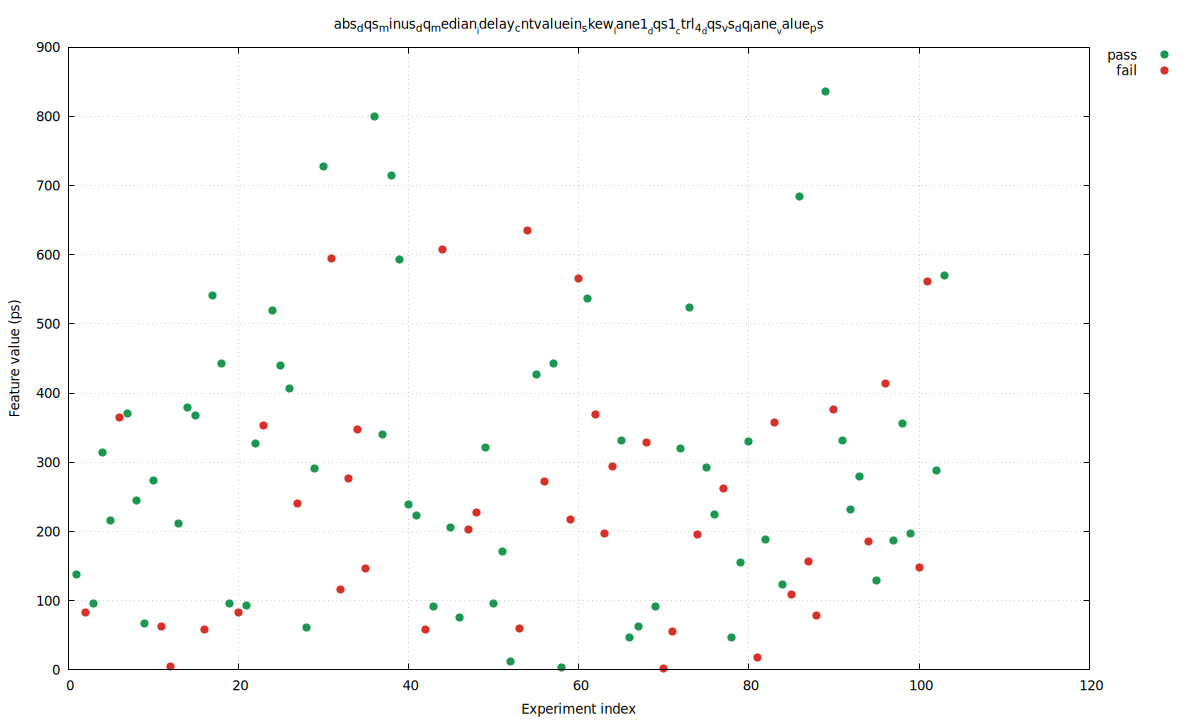

gnuplot code for this plot:
set terminal pngcairo size 1200,720 enhanced font 'DejaVu Sans,10'
set output 'baseline_seed_1_30_skew_abs_dqs_minus_dq_median_idelay_cntvaluein_skew_lane1_dqs1_ctrl_4_dqs_vs_dq_lane_value_.png'
set datafile separator comma
set key outside right top
set grid
set xlabel 'Experiment index'
set ylabel 'Feature value (ps)'
set title 'abs_dqs_minus_dq_median__idelay_cntvaluein_skew__lane1__dqs1__ctrl_4__dqs_vs_dq_lane__value_ps'
plot \
  'baseline_seed_1_30_skew_abs_dqs_minus_dq_median_idelay_cntvaluein_skew_lane1_dqs1_ctrl_4_dqs_vs_dq_lane_value_.dat' using 1:4 with points pt 7 ps 1.2 lc rgb '#1a9850' title 'pass', \
  'baseline_seed_1_30_skew_abs_dqs_minus_dq_median_idelay_cntvaluein_skew_lane1_dqs1_ctrl_4_dqs_vs_dq_lane_value_.dat' using 1:5 with points pt 7 ps 1.2 lc rgb '#d73027' title 'fail'
